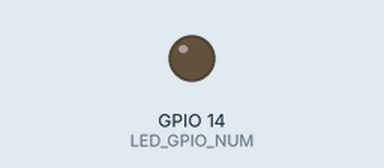
Bench run of a sketch on a simulated ESP32. On the bench: output pins drawn as LEDs (lit = HIGH). WiFi joins after 1.5 s; servers stay silent unless stated; uploads are accepted with an empty reply; the camera gives no picture. At 6.4 s the program puts the board to deep sleep or switches it off; the recording ends there.

Above: at 0.1 s.
At 1.1 s:
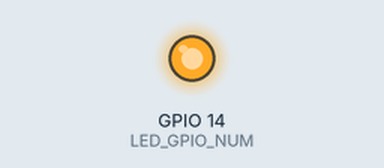
Timing chart, 0 to 6.4 s (numbered marks = the images above):
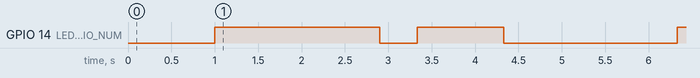

The sketch:

sample_sketch.ino
```cpp
#include <WiFi.h>               // WiFi接続用
#include <WiFiClientSecure.h>   // HTTPS用
#include "base64.hpp"           // Basic認証用
#include <esp_camera.h>         // カメラ制御用

#define DEBUG 0                   // ログ出力フラグ。運用時は0にしてください。
#define RUN_INTERVAL 600          // 送信間隔（10分）
#define LED_GPIO_NUM GPIO_NUM_14  // LED PIN NO

#define WIFI_SSID     ""  // Wi-Fi SSID。設定してください。
#define WIFI_PASSWORD ""   // Wi-Fi パスワード。設定してください。

#define DEVICE_ID "12345678"    // 計測器ID。ハウス環境モニタアプリの　設定画面の計測器IDを設定してください。
#define PASSCODE  "1234567890"  // 計測器パスコード。ハウス環境モニタアプリの　設定画面から上記の計測器を選択し表示される送信パスコードを設定してください。
#define AUTHORIZATION  DEVICE_ID ":" PASSCODE

// カメラ設定値
#define PWDN_GPIO_NUM -1
#define RESET_GPIO_NUM -1
#define XCLK_GPIO_NUM 11
#define SIOD_GPIO_NUM 17
#define SIOC_GPIO_NUM 41
#define Y9_GPIO_NUM 13
#define Y8_GPIO_NUM 4
#define Y7_GPIO_NUM 10
#define Y6_GPIO_NUM 5
#define Y5_GPIO_NUM 7
#define Y4_GPIO_NUM 16
#define Y3_GPIO_NUM 15
#define Y2_GPIO_NUM 6
#define VSYNC_GPIO_NUM 42
#define HREF_GPIO_NUM 18
#define PCLK_GPIO_NUM 12

// ======================================
// サーバ接続情報
// ======================================
String serverName = "asia-northeast1-vhousem.cloudfunctions.net";
String serverPath = "/i";
const int serverPort = 443;

// ======================================
// HTTPS用ルート証明書
// ======================================
const char* ROOT_CA =
"-----BEGIN CERTIFICATE-----\n" \
"MIIFVzCCAz+gAwIBAgINAgPlk28xsBNJiGuiFzANBgkqhkiG9w0BAQwFADBHMQsw\n" \
"CQYDVQQGEwJVUzEiMCAGA1UEChMZR29vZ2xlIFRydXN0IFNlcnZpY2VzIExMQzEU\n" \
"MBIGA1UEAxMLR1RTIFJvb3QgUjEwHhcNMTYwNjIyMDAwMDAwWhcNMzYwNjIyMDAw\n" \
"MDAwWjBHMQswCQYDVQQGEwJVUzEiMCAGA1UEChMZR29vZ2xlIFRydXN0IFNlcnZp\n" \
"Y2VzIExMQzEUMBIGA1UEAxMLR1RTIFJvb3QgUjEwggIiMA0GCSqGSIb3DQEBAQUA\n" \
"A4ICDwAwggIKAoICAQC2EQKLHuOhd5s73L+UPreVp0A8of2C+X0yBoJx9vaMf/vo\n" \
"27xqLpeXo4xL+Sv2sfnOhB2x+cWX3u+58qPpvBKJXqeqUqv4IyfLpLGcY9vXmX7w\n" \
"Cl7raKb0xlpHDU0QM+NOsROjyBhsS+z8CZDfnWQpJSMHobTSPS5g4M/SCYe7zUjw\n" \
"TcLCeoiKu7rPWRnWr4+wB7CeMfGCwcDfLqZtbBkOtdh+JhpFAz2weaSUKK0Pfybl\n" \
"qAj+lug8aJRT7oM6iCsVlgmy4HqMLnXWnOunVmSPlk9orj2XwoSPwLxAwAtcvfaH\n" \
"szVsrBhQf4TgTM2S0yDpM7xSma8ytSmzJSq0SPly4cpk9+aCEI3oncKKiPo4Zor8\n" \
"Y/kB+Xj9e1x3+naH+uzfsQ55lVe0vSbv1gHR6xYKu44LtcXFilWr06zqkUspzBmk\n" \
"MiVOKvFlRNACzqrOSbTqn3yDsEB750Orp2yjj32JgfpMpf/VjsPOS+C12LOORc92\n" \
"wO1AK/1TD7Cn1TsNsYqiA94xrcx36m97PtbfkSIS5r762DL8EGMUUXLeXdYWk70p\n" \
"aDPvOmbsB4om3xPXV2V4J95eSRQAogB/mqghtqmxlbCluQ0WEdrHbEg8QOB+DVrN\n" \
"VjzRlwW5y0vtOUucxD/SVRNuJLDWcfr0wbrM7Rv1/oFB2ACYPTrIrnqYNxgFlQID\n" \
"AQABo0IwQDAOBgNVHQ8BAf8EBAMCAYYwDwYDVR0TAQH/BAUwAwEB/zAdBgNVHQ4E\n" \
"FgQU5K8rJnEaK0gnhS9SZizv8IkTcT4wDQYJKoZIhvcNAQEMBQADggIBAJ+qQibb\n" \
"C5u+/x6Wki4+omVKapi6Ist9wTrYggoGxval3sBOh2Z5ofmmWJyq+bXmYOfg6LEe\n" \
"QkEzCzc9zolwFcq1JKjPa7XSQCGYzyI0zzvFIoTgxQ6KfF2I5DUkzps+GlQebtuy\n" \
"h6f88/qBVRRiClmpIgUxPoLW7ttXNLwzldMXG+gnoot7TiYaelpkttGsN/H9oPM4\n" \
"7HLwEXWdyzRSjeZ2axfG34arJ45JK3VmgRAhpuo+9K4l/3wV3s6MJT/KYnAK9y8J\n" \
"ZgfIPxz88NtFMN9iiMG1D53Dn0reWVlHxYciNuaCp+0KueIHoI17eko8cdLiA6Ef\n" \
"MgfdG+RCzgwARWGAtQsgWSl4vflVy2PFPEz0tv/bal8xa5meLMFrUKTX5hgUvYU/\n" \
"Z6tGn6D/Qqc6f1zLXbBwHSs09dR2CQzreExZBfMzQsNhFRAbd03OIozUhfJFfbdT\n" \
"6u9AWpQKXCBfTkBdYiJ23//OYb2MI3jSNwLgjt7RETeJ9r/tSQdirpLsQBqvFAnZ\n" \
"0E6yove+7u7Y/9waLd64NnHi/Hm3lCXRSHNboTXns5lndcEZOitHTtNCjv0xyBZm\n" \
"2tIMPNuzjsmhDYAPexZ3FL//2wmUspO8IFgV6dtxQ/PeEMMA3KgqlbbC1j+Qa3bb\n" \
"bP6MvPJwNQzcmRk13NfIRmPVNnGuV/u3gm3c\n" \
"-----END CERTIFICATE-----\n";

// ======================================
// ログ
// ======================================
void log(String text) {
#if DEBUG
  Serial.println(text);
  Serial.flush();
#else
  return;
#endif
}

// ======================================
// カメラ初期化
// ======================================
void cam_init() {
    log("cam initialize.");

    camera_config_t config;
    config.ledc_channel = LEDC_CHANNEL_0;
    config.ledc_timer = LEDC_TIMER_0;
    config.pin_d0 = Y2_GPIO_NUM;
    config.pin_d1 = Y3_GPIO_NUM;
    config.pin_d2 = Y4_GPIO_NUM;
    config.pin_d3 = Y5_GPIO_NUM;
    config.pin_d4 = Y6_GPIO_NUM;
    config.pin_d5 = Y7_GPIO_NUM;
    config.pin_d6 = Y8_GPIO_NUM;
    config.pin_d7 = Y9_GPIO_NUM;
    config.pin_xclk = XCLK_GPIO_NUM;
    config.pin_pclk = PCLK_GPIO_NUM;
    config.pin_vsync = VSYNC_GPIO_NUM;
    config.pin_href = HREF_GPIO_NUM;
    config.pin_sccb_sda = SIOD_GPIO_NUM;
    config.pin_sccb_scl = SIOC_GPIO_NUM;
    config.pin_pwdn = PWDN_GPIO_NUM;
    config.pin_reset = RESET_GPIO_NUM;
    config.xclk_freq_hz = 20000000;

    config.frame_size = FRAMESIZE_UXGA;
    // config.frame_size = FRAMESIZE_VGA;

    config.pixel_format = PIXFORMAT_JPEG;
    config.grab_mode = CAMERA_GRAB_LATEST;
    config.fb_location = CAMERA_FB_IN_PSRAM;
    config.jpeg_quality = 10;
    config.fb_count = 2;

    esp_err_t err = esp_camera_init(&config);
    if (err != ESP_OK)
    {
        log("failure: Camera uninitialized.");

        // Retry
        log("reboot..");
        delay(1000);
        esp_restart();
    }

    sensor_t* s = esp_camera_sensor_get();
    s->set_vflip(s, 1);
    s->set_hmirror(s, 1);
    // s->set_brightness(s, 1);  // 少し明るく

    log("cam initialized.");
    delay(100);
}

// ======================================
// Wi-Fi接続
// ======================================
bool connectWiFi() {
  WiFi.begin(WIFI_SSID, WIFI_PASSWORD);
  int retryCount = 0;
  while (WiFi.status() != WL_CONNECTED) {
    if (retryCount >= 20) {
      log("failure: Wi-Fi unconnected.");
      return false;
    }
    retryCount++;

    delay(500);
    log(".");
  }
  log("WiFi Connected.");
  long rssi = WiFi.RSSI();
  log("RSSI: " + String(rssi) + " dBm");

  return true;
}

// ======================================
// 画像送信
// ======================================
void sendImage() {
  // カメラ画像キャプチャ
  camera_fb_t * fb = NULL;
  fb = esp_camera_fb_get();
  if (!fb) {
    log("failure: Camera capture");
    esp_camera_fb_return(fb);
    return;
  }

  // 画像送信
  WiFiClientSecure *client = new WiFiClientSecure;
  if (!client) {
    log("failure: WiFiClientSecure.");
    return;
  }
  client->setCACert(ROOT_CA);

  if (!client->connect(serverName.c_str(), serverPort)) {
    log("failure: Cconnection to server.");
    esp_camera_fb_return(fb);

  } else {
    log("Connection successful!");

    // 認証情報
    unsigned char authorization[] = AUTHORIZATION;
    unsigned char base64[50];
    unsigned int base64_length = encode_base64(authorization, strlen((char *) authorization), base64);

    char authValue[56] = "Basic ";
    strcat(authValue, (char *) base64);
    String authHeader = authValue;

    // Content-Length
    String bodyStart = "--boundary\r\nContent-Disposition: form-data; name=\"imageFile\"; filename=\"esp32-cam.jpg\"\r\nContent-Type: image/jpeg\r\n\r\n";
    String bodyEnd = "\r\n--boundary--\r\n";
    uint32_t imageLength = fb->len;
    int contentLength = bodyStart.length() + imageLength + bodyEnd.length();
    log("Content length: ");
    log(String(contentLength));

    // 送信
    client->println("POST " + serverPath + " HTTP/1.1");
    client->println("Host: " + serverName);
    client->println("Authorization: " + authHeader);
    client->println("Content-Length: " + String(contentLength));
    client->println("Content-Type: multipart/form-data; boundary=boundary");
    client->println();
    client->print(bodyStart);

    uint8_t *fbBuf = fb->buf;
    size_t fbLen = fb->len;
    for (size_t n=0; n<fbLen; n=n+1024) {
      if (n+1024 < fbLen) {
        client->write(fbBuf, 1024);
        fbBuf += 1024;
      }
      else if (fbLen%1024>0) {
        size_t remainder = fbLen%1024;
        client->write(fbBuf, remainder);
      }
    }

    client->println(bodyEnd);

    // 受信
    log("Response:");
    String getAll;
    String getBody;
    int timoutTimer = 10000;
    long startTimer = millis();
    boolean state = false;
    while ((startTimer + timoutTimer) > millis()) {
      delay(100);
      while (client->available()) {
        char c = client->read();
        if (c == '\n') {
          if (getAll.length()==0) {
            state = true;
          }
          getAll = "";
        } else if (c != '\r') {
          getAll += String(c);
        }
        if (state == true) {
          getBody += String(c);
        }
        startTimer = millis();
      }

      if (getBody.length() > 0) {
        break;
      }
    }
    log(getBody);

    client->clearWriteError();
    client->stop();

    // frame buffer解放
    esp_camera_fb_return(fb);
  }
}

void setup() {
#if DEBUG
  Serial.begin(9600);
  while (!Serial) {
    ;
  }
#endif

  const unsigned long startTime = millis();

  // LED ON
  gpio_reset_pin(LED_GPIO_NUM);
  pinMode(LED_GPIO_NUM, OUTPUT);
  digitalWrite(LED_GPIO_NUM, 0);
  delay(1000);
  digitalWrite(LED_GPIO_NUM, 1);

  // カメラ初期化
  cam_init();

  // Wi-Fi接続
  if (connectWiFi()) {
    digitalWrite(LED_GPIO_NUM, 0);
    // 画像送信
    sendImage();

    digitalWrite(LED_GPIO_NUM, 1);
    delay(1000);
    digitalWrite(LED_GPIO_NUM, 0);
    delay(2000);
  }

  digitalWrite(LED_GPIO_NUM, 1);

  // ======================================
  // deep sleep
  // ======================================
  // Deep sleep時、周辺機器への電力供給を止める
  esp_sleep_pd_config(ESP_PD_DOMAIN_RTC_PERIPH, ESP_PD_OPTION_OFF);
  // ディープスリープから復帰した場合に保持しておくメモリ領域への電源供給は不要
  esp_sleep_pd_config(ESP_PD_DOMAIN_RTC_SLOW_MEM, ESP_PD_OPTION_OFF);
  // RTC_DATA_ATTRに保存したデータの保持は不要
  esp_sleep_pd_config(ESP_PD_DOMAIN_RTC_FAST_MEM, ESP_PD_OPTION_OFF);
  // Deep sleep時、水晶振動子への電力供給を止める
  esp_sleep_pd_config(ESP_PD_DOMAIN_XTAL, ESP_PD_OPTION_OFF);
  delay(100);

  const unsigned int now = millis();
  const unsigned int runInterval = RUN_INTERVAL * 1000 * 1000 - (now - startTime) * 1000;

  esp_sleep_enable_timer_wakeup(runInterval);
  esp_deep_sleep_start();
}

void loop() { }
```

Measured:
- by itself, GPIO 14 (LED_GPIO_NUM): goes HIGH 1.9 s, LOW 0.43 s, HIGH 1.0 s, LOW 2.0 s, then HIGH
